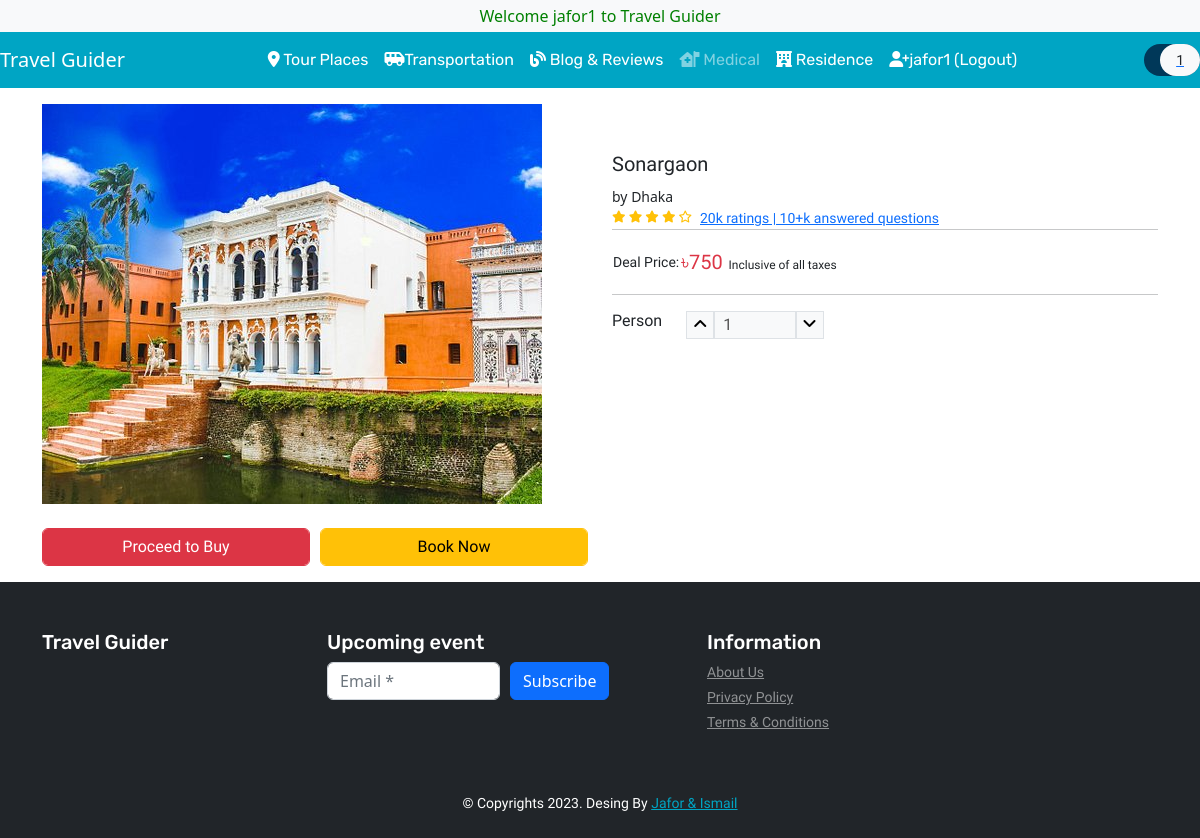
The app's page /product.php (signed in) with its own data.
### tables this page shows
CREATE TABLE `users` (
  `user_id` int(11) NOT NULL,
  `user_name` varchar(50) DEFAULT NULL,
  `email` varchar(50) NOT NULL,
  `password` varchar(50) DEFAULT NULL,
  `number` text NOT NULL,
  `nid` int(11) NOT NULL,
  `address` varchar(50) NOT NULL,
  `verification_code` varchar(255) NOT NULL,
  `is_verify` int(10) NOT NULL DEFAULT 0
);

CREATE TABLE `product` (
  `item_id` int(11) NOT NULL,
  `item_brand` varchar(200) NOT NULL,
  `item_name` varchar(255) NOT NULL,
  `item_price` text NOT NULL,
  `item_image` varchar(255) NOT NULL,
  `item_register` date DEFAULT NULL
);

### product.php (called while the page is built)
<?php
include ('header.php');
?>
<?php
    include ('Template/_alltour.php');
?>
<?php
include ('footer.php');
?>

### database/functions.php (called while the page is built, shortened)
<?php
function check_login($con)
{
	if(isset($_SESSION['user_id']))
	{
		$id = $_SESSION['user_id'];
		$query = "select * from users where user_id = '$id' limit 1";
		$result = mysqli_query($con,$query);
		if($result && mysqli_num_rows($result) > 0)
		{
			$user_data = mysqli_fetch_assoc($result);
			return $user_data;
		}
	}
	die;
}

### database/DBController.php (called while the page is built, shortened)
<?php
class DBController
{
    protected $host = 'localhost';
    protected $user = 'root';
    protected $password = '';
    protected $database = "shopee";
    public function __construct()
    {
        $this->con = mysqli_connect($this->host, $this->user, $this->password, $this->database);
    }
}

### functions.php (called while the page is built)
<?php
require ('database/DBController.php');
require ('database/Product.php');
require ('database/Cart.php');
$db = new DBController();
$product = new Product($db);
$product_shuffle = $product->getData();
$Cart = new Cart($db );

### database/Product.php (called while the page is built, shortened)
<?php
class Product
{
    public $db = null;
    public function __construct(DBController $db)
    {
        $this->db = $db;
    }
    public function getData($table = 'product'){
        $result = $this->db->con->query("SELECT * FROM {$table}");
        $resultArray = array();
        while ($item = mysqli_fetch_array($result, MYSQLI_ASSOC)){
            $resultArray[] = $item;
        }
        return $resultArray;
    }
}

### database/Cart.php (called while the page is built, shortened)
<?php
class Cart
{
    public function getCartId($cartArray = null, $key = "item_id"){
        if ($cartArray != null){
            $cart_id = array_map(function ($value) use($key){
                return $value[$key];
            }, $cartArray);
            return $cart_id;
        }
    }
}

### Template/_alltour.php (the view, shortened to what this page needs)
<?php
    $item_id = $_GET['item_id'] ?? 1;
    foreach ($product->getData() as $item) :
        if ($item['item_id'] == $item_id) :
?>
<section id="product" class="py-3">
    <div class="container">
        <div class="row">
            <div class="col-sm-6">
                <img src="<?php echo $item['item_image'] ?? "./assets/products/1.png" ?>" alt="product" class="img-fluid">
                <div class="form-row pt-4 font-size-16 font-baloo">
                    <div class="col">
                        <button type="submit" class="btn btn-danger form-control">Proceed to Buy</button>
                    </div>
                    <div class="col">
                        <?php
                        if (in_array($item['item_id'], $Cart->getCartId($product->getData('cart')) ?? [])){
                            echo '<button type="submit" disabled class="btn btn-success font-size-16 form-control">In the Cart</button>';
                        }else{
                            echo '<button type="submit" name="top_sale_submit" class="btn btn-warning font-size-16 form-control">Book Now</button>';
                        }
                        ?>
                    </div>
                </div>
            </div>
            <div class="col-sm-6 py-5">
                <h5 class="font-baloo font-size-20"><?php echo $item['item_name'] ?? "Unknown"; ?></h5>
                <small>by <?php echo $item['item_brand'] ?? "Brand"; ?></small>
                <div class="d-flex">
                    <div class="rating text-warning font-size-12">
                        <span><i class="fas fa-star"></i></span>
                        <span><i class="fas fa-star"></i></span>
                        <span><i class="fas fa-star"></i></span>
                        <span><i class="fas fa-star"></i></span>
                        <span><i class="far fa-star"></i></span>
                    </div>
                    <a href="#" class="px-2 font-rale font-size-14">   20k ratings | 10+k answered questions</a>
                </div>
                <hr class="m-0">
                <table class="my-3">
                    <tr class="font-rale font-size-14">
                        <td>Deal Price:</td>
                        <td class="font-size-20 text-danger">৳<span><?php echo $item['item_price'] ?? 0; ?></span><small class="text-dark font-size-12">&nbsp;&nbsp;Inclusive of all taxes</small></td>
                    </tr>
                </table>
                <hr>
                <div class="row">
                    <div class="col-6">
                        <div class="qty d-flex">
                            <h6 class="font-baloo">Person</h6>
                            <div class="px-4 d-flex font-rale">
                                <button class="qty-up border bg-light" data-id="pro1"><i class="fas fa-angle-up"></i></button>
                                <input type="text" data-id="pro1" class="qty_input border px-2 w-50 bg-light" disabled value="1" placeholder="1">
                                <button data-id="pro1" class="qty-down border bg-light"><i class="fas fa-angle-down"></i></button>
                            </div>
                        </div>
                    </div>
                </div>
            </div>
        </div>
    </div>
</section>
<?php
        endif;
        endforeach;
?>

### header.php (shortened to what this page needs)
<?php
include("database/connection.php");
include("database/functions.php");
$user_data = check_login($con);
?>
<!DOCTYPE html>
<html lang="en">
<head>
    <link href="https://cdn.jsdelivr.net/npm/bootstrap@5.2.1/dist/css/bootstrap.min.css" rel="stylesheet">
    <link rel="stylesheet" href="https://stackpath.bootstrapcdn.com/bootstrap/4.4.1/css/bootstrap.min.css">
    <link rel="stylesheet" href="https://cdnjs.cloudflare.com/ajax/libs/OwlCarousel2/2.3.4/assets/owl.carousel.min.css" />
    <link rel="stylesheet" href="https://cdnjs.cloudflare.com/ajax/libs/OwlCarousel2/2.3.4/assets/owl.theme.default.min.css" />
    <link rel="stylesheet" href="https://cdnjs.cloudflare.com/ajax/libs/font-awesome/5.13.0/css/all.min.css" />
    <link rel="stylesheet" href="https://cdnjs.cloudflare.com/ajax/libs/font-awesome/6.2.1/css/all.min.css">
    <link href="https://cdn.jsdelivr.net/npm/bootstrap@5.2.3/dist/css/bootstrap.min.css" rel="stylesheet">
    <link href="https://cdn.jsdelivr.net/npm/bootstrap@5.2.0-beta1/dist/css/bootstrap.min.css" rel="stylesheet">
    <link rel="stylesheet" href="style.css">
    <?php
    require('functions.php');
    ?>
</head>
<body>
    <header id="header">
        <div class="strip d-flex justify-content-between px-4 py-1 bg-light">
            <p class="font-rale font-size-12 text-black-50 m-0">
                <marquee behavior="" direction="" style="color: green;">Welcome <?php echo $user_data['user_name']; ?> to Travel Guider</marquee>
            </p>
        </div>
        <nav class="navbar navbar-expand-lg navbar-dark color-second-bg">
            <a class="navbar-brand" href="index.php"> Travel Guider</a>
            <div class="collapse navbar-collapse" id="navbarNav">
                <ul class="navbar-nav m-auto font-rubik">
                    <li class="nav-item active">
                        <a class="nav-link" href="topPlace.php"><i class="fa-solid fa-location-dot"></i> Tour Places</a></a>
                    </li>
                    <li class="nav-item active">
                        <a class="nav-link" href="landing_page.php"><i class="fa-solid fa-van-shuttle"></i>Transportation</a>
                    </li>
                    <li class="nav-item active">
                        <a class="nav-link" href="blog.php"><i class="fa-solid fa-blog"></i> Blog & Reviews</a>
                    </li>
                    <li class="nav-item ">
                        <a class="nav-link" href="#"><i class="fa-solid fa-house-medical-flag"></i> Medical</a>
                    </li>
                    <li class="nav-item active">
                        <a class="nav-link" href="#"><i class="fa-solid fa-hotel"></i> Residence</a>
                    </li>
                    <li class="nav-item active">
                        <a class="nav-link" href="logout.php"><i class="fa-solid fa-user-plus"></i><?php echo $user_data['user_name']; ?> (Logout)</a></a>
                    </li>
                </ul>
                <form action="#" class="font-size-14 font-rale">
                    <a href="cart.php" class="py-2 rounded-pill color-primary-bg">
                        <span class="font-size-16 px-2 text-white">
                        </span>
                        <span class="px-3 py-2 rounded-pill text-dark bg-light"><?php echo count($product->getData('cart')); ?></span>
                    </a>
                </form>
            </div>
        </nav>
    </header>
    <main id="main-site">

### style.css (style rules this page uses)
button, button:focus { outline: none !important; box-shadow: none !important; }
.font-baloo { font-family: "Baloo Thambi 2", cursive; }
.font-rale { font-family: "Raleway", cursive; }
.font-rubik { font-family: "Rubik", cursive; }
.font-size-12 { font-size: 12px; }
.font-size-14 { font-size: 14px; }
.font-size-16 { font-size: 16px; }
.font-size-20 { font-size: 20px; }
.color-primary-bg { background: #003859; }
.color-second-bg { background: #00A5C4; }

### records on screen
users: user_name "jafor1"
product: item_image (picture), shows "Book Now", item_name "Sonargaon", item_brand "Dhaka", item_price "750"

### other values on screen
count($product->getData('cart')) "1"
